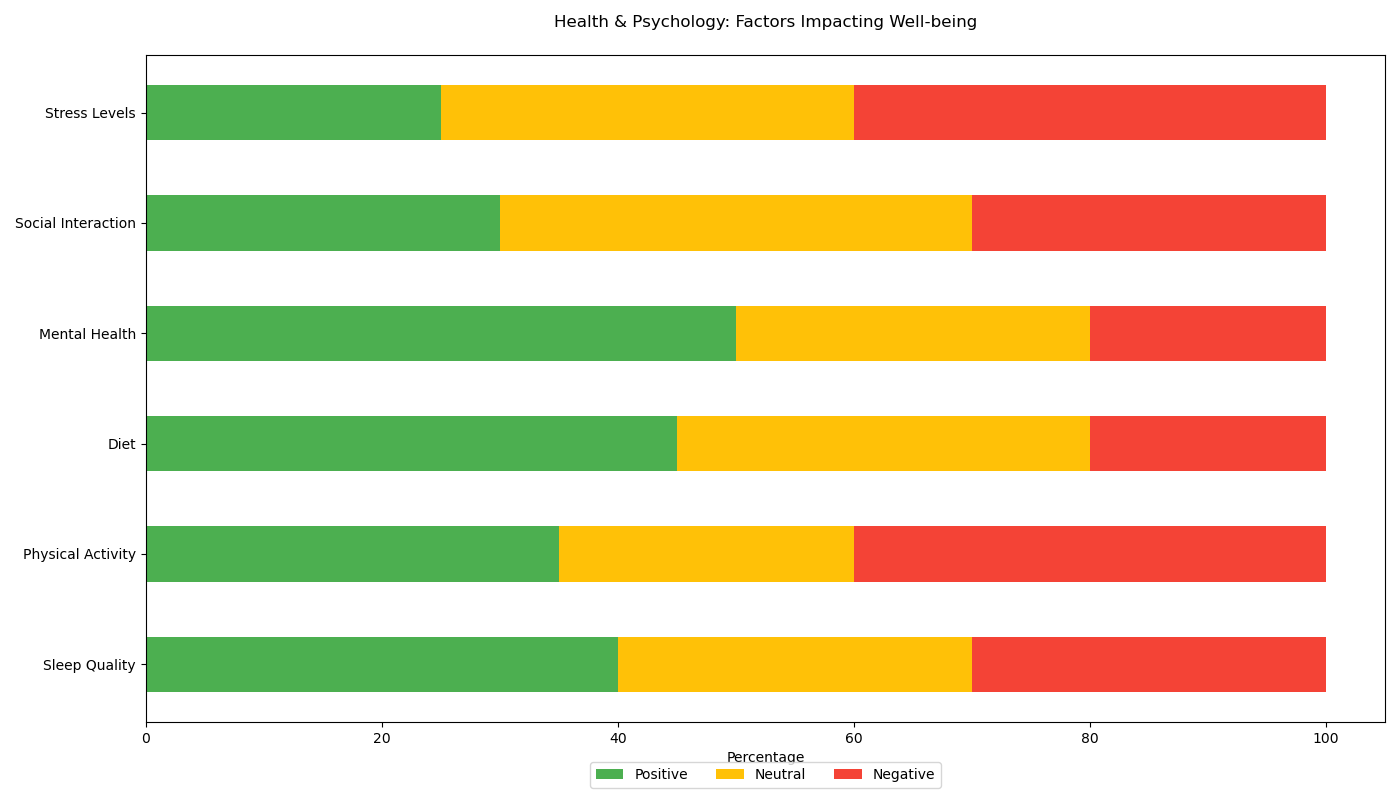

The script that drew this image:

import matplotlib.pyplot as plt
import numpy as np

data = {
    'Category': ['Sleep Quality', 'Physical Activity', 'Diet', 'Mental Health', 'Social Interaction', 'Stress Levels'],
    'Positive': [40, 35, 45, 50, 30, 25],
    'Neutral': [30, 25, 35, 30, 40, 35],
    'Negative': [30, 40, 20, 20, 30, 40]
}

categories = data['Category']
positive = data['Positive']
neutral = data['Neutral']
negative = data['Negative']

bar_width = 0.5
index = np.arange(len(categories))

fig, ax = plt.subplots(figsize=(14, 8))

p1 = ax.barh(index, positive, bar_width, color='#4CAF50')
p2 = ax.barh(index, neutral, bar_width, left=positive, color='#FFC107')
p3 = ax.barh(index, negative, bar_width, left=np.array(positive) + np.array(neutral), color='#F44336')

ax.set_xlabel('Percentage')
ax.set_title('Health & Psychology: Factors Impacting Well-being', pad=20)
ax.set_yticks(index)
ax.set_yticklabels(categories)
ax.legend((p1[0], p2[0], p3[0]), ('Positive', 'Neutral', 'Negative'), loc='upper center', bbox_to_anchor=(0.5, -0.05), ncol=3)

plt.tight_layout()
plt.show()
